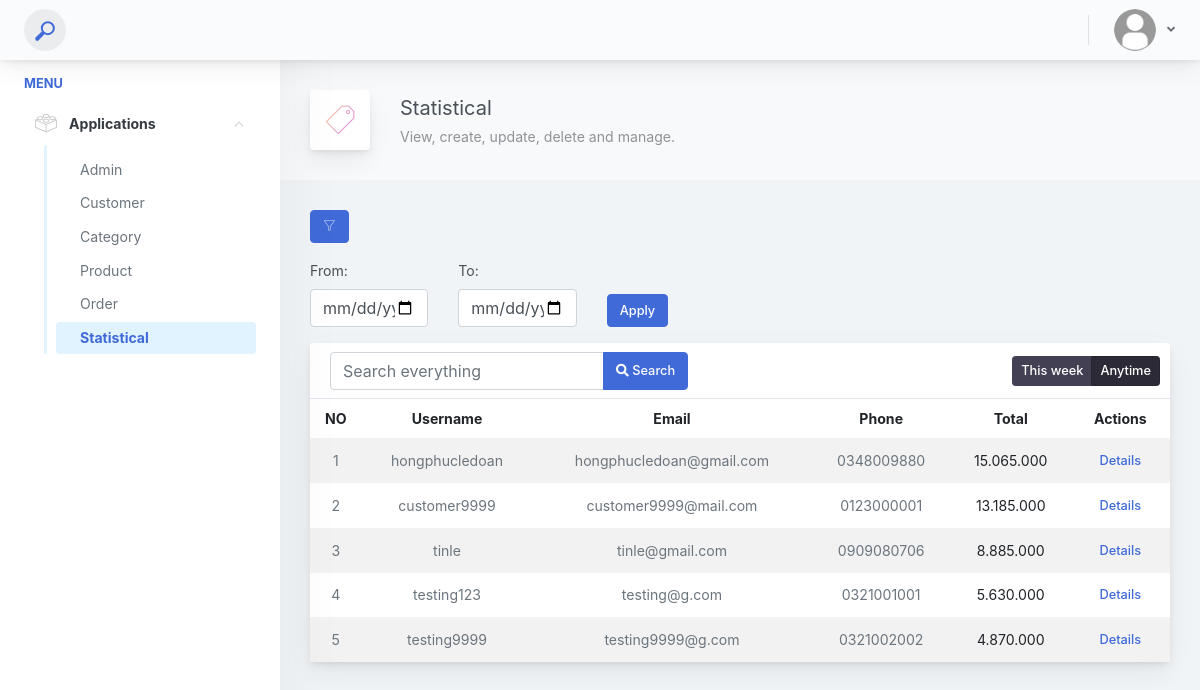
/admin/statistical.php (signed in), run on the app's committed database.
### tables this page shows
CREATE TABLE `customers` (
  `customer_username` varchar(50) NOT NULL,
  `customer_password` text NOT NULL,
  `customer_email` varchar(100) DEFAULT NULL,
  `customer_phone` varchar(12) DEFAULT NULL,
  `customer_fullname` text DEFAULT NULL,
  `customer_address` text DEFAULT NULL,
  `customer_district` varchar(50) DEFAULT NULL,
  `customer_city` varchar(50) DEFAULT NULL,
  `customer_status` tinyint(4) NOT NULL
);

### lib/session.php (called while the page is built, shortened)
<?php
function getFlashData($key) {
    $value = isset($_SESSION[$key]) ? $_SESSION[$key] : null;
    return $value;
}
?>

### admin/modules/statistical/filter.php (called while the page is built, shortened)
<?php
require_once '../lib/database.php';
require_once '../lib/session.php';
require_once '../helpers/format.php';
$sql = "SELECT
            c.customer_username,
            SUM(o.order_total_price) AS Total,
            c.customer_email,
            c.customer_phone
        FROM
            orders o
        INNER JOIN
            customers c ON o.customer_username = c.customer_username
        WHERE
            o.order_status = 3";
$sql .= " GROUP BY o.customer_username";
$sql .= " ORDER BY Total DESC LIMIT 5";
$listOrders = getRow($sql);
$old = getFlashData('old');
?>

### helpers/format.php (called while the page is built, shortened)
<?php
function old($fileName, $oldData, $default = null){
    return (!empty($oldData[$fileName])) ? $oldData[$fileName] : $default;
}
?>

### lib/database.php (called while the page is built, shortened)
<?php
require_once './lib/connect.php';
function query($sql, $data = [], $check = false) {
    global $conn;
    $result = false;
    try {
        $statement = $conn->prepare($sql);
        if (!empty($data)) {
            $result = $statement->execute($data);
        } else {
            $result = $statement->execute();
        }
    } catch(Exception $exp) {
        echo $exp->getMessage() . '<br>';
        echo 'File: '. $exp->getFile() . '<br>';
        echo 'Line: '.$exp->getLine();
        die();
    }
    if($check){
        return $statement;
    }
    return $result;
}
function getRow($sql, $params = []) {
    $result = query($sql, $params, true);
    if(is_object($result)){
        return $result->fetchAll(PDO::FETCH_ASSOC);
    }
    return [];
}
?>

### admin/statistical.php (the view, shortened to what this page needs)
<?php
require_once './modules/statistical/filter.php';
?><?php
include 'inc/header.php';
?>
<div class="app-main__outer">
    <div class="app-main__inner">
        <div class="app-page-title">
            <div class="page-title-wrapper">
                <div class="page-title-heading">
                    <div class="page-title-icon">
                        <i class="pe-7s-ticket icon-gradient bg-mean-fruit"></i>
                    </div>
                    <div>
                        Statistical
                        <div class="page-title-subheading">
                            View, create, update, delete and manage.
                        </div>
                    </div>
                </div>
            </div>
        </div>
        <div class="page-title-wrapper">
            <button id="filterButton" class="btn btn-primary " style="margin-bottom: 2%;">
                <i class="pe-7s-filter icon-gradient bg-white" style="color: #ffffff"></i>
            </button>
            <div class="" id="filterForm">
                <form method="post" class="row">
                    <div class="form-group col-md-2">
                        <label for="startDate">From:</label>
                        <input type="date" id="startDate" name="startDate" data-date="" data-date-format="YYYY MM DD"
                            value="<?php echo old('startDate', $old); ?>" class="form-control">
                    </div>
                    <div class="form-group col-md-2">
                        <label for="endDate">To:</label>
                        <input type="date" id="endDate" name="endDate" class="form-control" data-date=""
                            value="<?php echo old('endDate', $old); ?>" data-date-format="YYYY MM DD">
                    </div>
                    <div class="form-group col-md-2 align-self-end">
                        <button type="submit" class="btn btn-primary">Apply</button>
                    </div>
                </form>
            </div>
        </div>
        <div class="row">
            <div class="col-md-12">
                <div class="main-card mb-3 card">
                    <div class="card-header">
                        <form>
                            <div class="input-group">
                                <input type="search" name="search" id="search" placeholder="Search everything"
                                    class="form-control">
                                <span class="input-group-append">
                                    <button type="submit" class="btn btn-primary">
                                        <i class="fa fa-search"></i>&nbsp;Search
                                    </button>
                                </span>
                            </div>
                        </form>
                        <div class="btn-actions-pane-right">
                            <div role="group" class="btn-group-sm btn-group">
                                <button class="btn btn-focus">This week</button>
                                <button class="active btn btn-focus">Anytime</button>
                            </div>
                        </div>
                    </div>
                    <div class="table-responsive">
                        <table class="align-middle mb-0 table table-borderless table-striped table-hover">
                            <thead>
                                <tr>
                                    <th class="text-center">NO</th>
                                    <th class="text-center">Username</th>
                                    <th class="text-center">Email</th>
                                    <th class="text-center">Phone</th>
                                    <th class="text-center">Total</th>
                                    <th class="text-center">Actions</th>
                                </tr>
                            </thead>
                            <tbody>
                                <?php if (!empty($listOrders)): ?>
                                <?php $count = 0; ?>
                                <?php foreach ($listOrders as $item): ?>
                                <?php $count++; ?>
                                <tr>
                                    <td class="text-center text-muted"><?php echo $count; ?></td>
                                    <td class="text-center text-muted"><?php echo $item['customer_username']; ?></td>
                                    <td class="text-center text-muted"><?php echo $item['customer_email']; ?></td>
                                    <td class="text-center text-muted"><?php echo $item['customer_phone']; ?></td>
                                    <td class="text-center"><?php echo number_format($item['Total'], 0, ',', '.'); ?>
                                    </td>
                                    <td class="text-center">
                                        <a href="./order-details.php?username=<?php echo $item['customer_username']; ?>"
                                            class="btn btn-hover-shine btn-outline-primary border-0 btn-sm">
                                            Details
                                        </a>
                                    </td>
                                </tr>
                                <?php endforeach; ?>
                                <?php endif; ?>
                            </tbody>
                        </table>
                    </div>
                    <?php include 'inc/footer.php'; ?>

### data on the page
customers: customer_username "hongphucledoan", customer_email "hongphucledoan@gmail.com", customer_phone "0348009880", Total "15.065.000"
customers: customer_username "customer9999", customer_email "customer9999@mail.com", customer_phone "0123000001", Total "13.185.000"
customers: customer_username "tinle", customer_email "tinle@gmail.com", customer_phone "0909080706", Total "8.885.000"
customers: customer_username "testing123", customer_email "testing@g.com", customer_phone "0321001001", Total "5.630.000"
customers: customer_username "testing9999", customer_email "testing9999@g.com", customer_phone "0321002002", Total "4.870.000"
